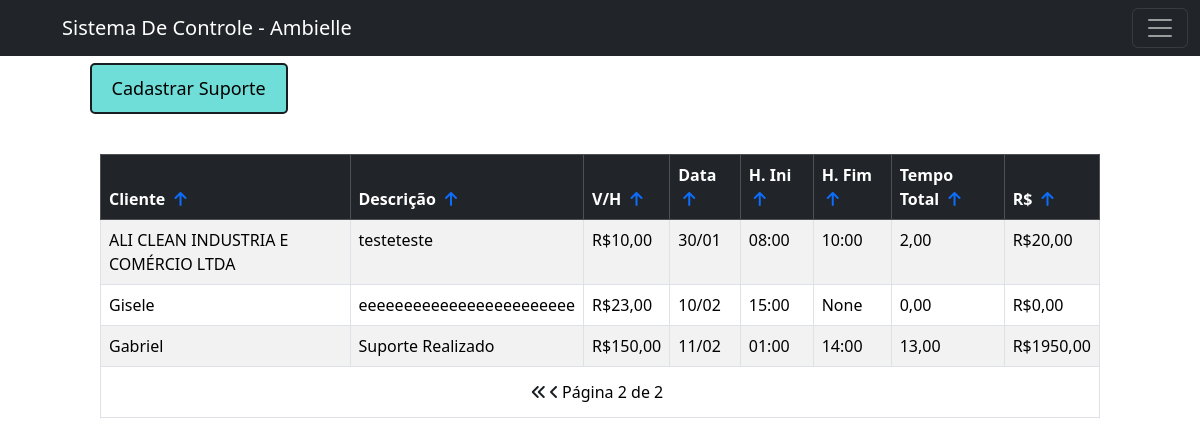
The app's page /ambielle/cadastroSuporte/?page=2 (signed in), older data.
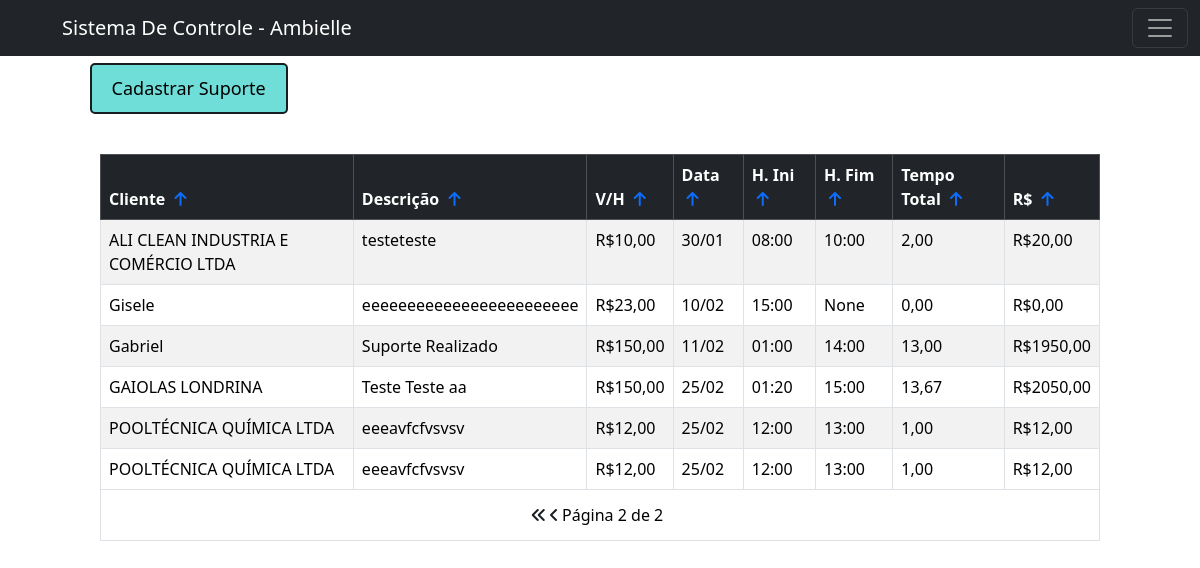
The same page, newer data.
### workflow/models.py (models this page shows, shortened)
class Suporte(models.Model):
    cliente = models.ForeignKey(Cliente, on_delete=models.CASCADE)
    descricao = models.TextField()
    valor_hora = models.DecimalField(max_digits=10, decimal_places=2, default=75.00)
    data_suporte = models.DateField(default=timezone.now)
    hora_inicio = models.TimeField()
    hora_fim = models.TimeField(blank=True, null=True)
    @property
    def tempo_suporte(self):
        if self.hora_inicio and self.hora_fim:
            inicio = make_aware(datetime.combine(self.data_suporte, self.hora_inicio))
            fim = make_aware(datetime.combine(self.data_suporte, self.hora_fim))
            delta = fim - inicio
            return delta.total_seconds() / 3600  # Retorna em horas
        return 0  # Se 'hora_fim' não estiver preenchida, retorna 0
    @property
    def valor_total(self):
        return Decimal(self.tempo_suporte) * self.valor_hora  # Converte o tempo para Decimal

class Cliente(models.Model):
    nome = models.CharField(max_length=255)
    endereco = models.CharField(max_length=255)
    numero = models.IntegerField(null=True)
    bairro = models.CharField(max_length=255, blank=True, null=True)
    razao_social = models.CharField(max_length=255, blank=True, null=True)
    telefone = models.CharField(max_length=15)
    email = models.EmailField()
    contato_principal = models.CharField(max_length=255)
    contato_secundario = models.CharField(max_length=255, blank=True, null=True)
    proposta_link = models.URLField(blank=True, null=True)
    cnpj = models.CharField(max_length=15)
    def __str__(self):
        return f"{self.nome}"

### workflow/views/createForms.py (the view)
# urls.py: path('ambielle/cadastroSuporte/', views.definir_suporte, name='suporte'),
def definir_suporte(request):
    title = 'Cadastro de Suporte'
    sort_by = request.GET.get('sort', 'id')
    order = request.GET.get('order', 'asc')
    if order == 'desc':
        sort_by = '-' + sort_by
    suportes = Suporte.objects.all().order_by(sort_by)
    page_obj = Paginator(suportes, 10).get_page(request.GET.get('page'))
    if request.method == 'POST':
        form = SuporteForm(request.POST)
        if form.is_valid():
            form.save()
            return redirect('workflow:suporte')
    else:
        form = SuporteForm()
    context = {
        'title': title,
        'form': form,
        'page_obj': page_obj,  # Passa a página de suportes para o template
        'sort_by': sort_by,  # Passa o campo de ordenação para o template
        'order': order,  # Passa o tipo de ordenação (asc/desc) para o template
    }
    return render(request, 'workflow/suporte.html', context)

### workflow/templates/workflow/suporte.html (shortened to what the changed rows need)
{% extends 'global/base.html' %}
{% block content %}
  <main>
    <section>
      <div class="lista" style="padding-top: 0;">
        <table class="table table-striped table-hover table-bordered">
          <thead class="table-dark">
            <tr>
              <th scope="col">
                Cliente
                <a href="?sort=cliente&order={% if order == 'asc' %}
                    desc
                  {% else %}
                    asc
                  {% endif %}">
                  <i class="fa-solid {% if order == 'asc' %}
                      fa-arrow-up
                    {% else %}
                      fa-arrow-down
                    {% endif %}"
                    style="margin-left: 5px;">
                  </i>
                </a>
              </th>
              <th scope="col">
                Descrição
                <a href="?sort=descricao&order={% if order == 'asc' %}
                    desc
                  {% else %}
                    asc
                  {% endif %}">
                  <i class="fa-solid {% if order == 'asc' %}
                      fa-arrow-up
                    {% else %}
                      fa-arrow-down
                    {% endif %}"
                    style="margin-left: 5px;">
                  </i>
                </a>
              </th>
              <th scope="col">
                V/H
                <a href="?sort=valor_hora&order={% if order == 'asc' %}
                    desc
                  {% else %}
                    asc
                  {% endif %}">
                  <i class="fa-solid {% if order == 'asc' %}
                      fa-arrow-up
                    {% else %}
                      fa-arrow-down
                    {% endif %}"
                    style="margin-left: 5px;">
                  </i>
                </a>
              </th>
              <th scope="col">
                Data
                <a href="?sort=data_suporte&order={% if order == 'asc' %}
                    desc
                  {% else %}
                    asc
                  {% endif %}">
                  <i class="fa-solid {% if order == 'asc' %}
                      fa-arrow-up
                    {% else %}
                      fa-arrow-down
                    {% endif %}"
                    style="margin-left: 5px;">
                  </i>
                </a>
              </th>
              <th scope="col">
                H. Ini
                <a href="?sort=hora_inicio&order={% if order == 'asc' %}
                    desc
                  {% else %}
                    asc
                  {% endif %}">
                  <i class="fa-solid {% if order == 'asc' %}
                      fa-arrow-up
                    {% else %}
                      fa-arrow-down
                    {% endif %}"
                    style="margin-left: 5px;">
                  </i>
                </a>
              </th>
              <th scope="col">
                H. Fim
                <a href="?sort=hora_fim&order={% if order == 'asc' %}
                    desc
                  {% else %}
                    asc
                  {% endif %}">
                  <i class="fa-solid {% if order == 'asc' %}
                      fa-arrow-up
                    {% else %}
                      fa-arrow-down
                    {% endif %}"
                    style="margin-left: 5px;">
                  </i>
                </a>
              </th>
              <th scope="col">
                Tempo Total
                <a href="?sort=tempo_suporte&order={% if order == 'asc' %}
                    desc
                  {% else %}
                    asc
                  {% endif %}">
                  <i class="fa-solid {% if order == 'asc' %}
                      fa-arrow-up
                    {% else %}
                      fa-arrow-down
                    {% endif %}"
                    style="margin-left: 5px;">
                  </i>
                </a>
              </th>
              <th scope="col">
                R$
                <a href="?sort=valor_total&order={% if order == 'asc' %}
                    desc
                  {% else %}
                    asc
                  {% endif %}">
                  <i class="fa-solid {% if order == 'asc' %}
                      fa-arrow-up
                    {% else %}
                      fa-arrow-down
                    {% endif %}"
                    style="margin-left: 5px;">
                  </i>
                </a>
              </th>
            </tr>
          </thead>
          <tbody>
            {% for suporte in page_obj %}
              <tr>
                <td>{{ suporte.cliente.nome }}</td>
                <td>{{ suporte.descricao }}</td>
                <td>R${{ suporte.valor_hora|floatformat:2 }}</td>
                <td>{{ suporte.data_suporte|date:'d/m' }}</td>
                <td>{{ suporte.hora_inicio }}</td>
                <td>{{ suporte.hora_fim }}</td>
                <td>{{ suporte.tempo_suporte|floatformat:2 }}</td>
                <td>R${{ suporte.valor_total|floatformat:2 }}</td>
              </tr>
            {% endfor %}
          </tbody>
        </table>
      </div>
    </section>
  </main>
{% endblock %}

Row changes from the older to the newer data that the page shows:
added Suporte: cliente.nome "GAIOLAS LONDRINA", descricao "Teste Teste aa", valor_hora "150,00", data_suporte "25/02", hora_inicio "01:20", hora_fim "15:00", tempo_suporte "13,67", valor_total "2050,00"
added Suporte: cliente.nome "POOLTÉCNICA QUÍMICA LTDA", descricao "eeeavfcfvsvsv", valor_hora "12,00", data_suporte "25/02", hora_inicio "12:00", hora_fim "13:00", tempo_suporte "1,00", valor_total "12,00"
added Suporte: cliente.nome "POOLTÉCNICA QUÍMICA LTDA", descricao "eeeavfcfvsvsv", valor_hora "12,00", data_suporte "25/02", hora_inicio "12:00", hora_fim "13:00", tempo_suporte "1,00", valor_total "12,00"
